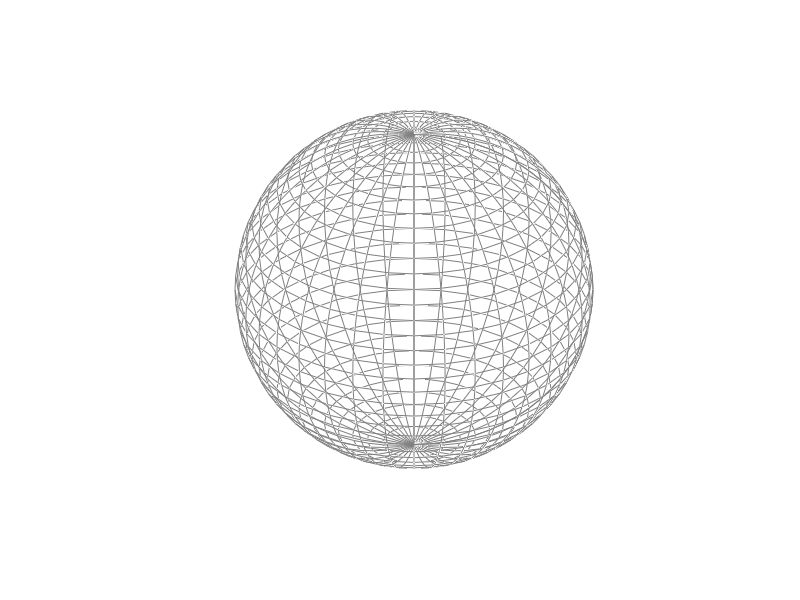

The MATLAB script that drew this image: (Note: this script raises an error after producing the figure.)
%% Textured 3D Earth example
%
% Ryan Gray
% 8 Sep 2004
% Revised 9 March 2006, 31 Jan 2006, 16 Oct 2013

%% Options
full_path = mfilename('fullpath');
[startpath,  filename, ext] = fileparts(full_path);


npanels = 36;%180;   % Number of globe panels around the equator deg/panel = 360/npanels
alpha   = 1; % globe transparency level, 1 = opaque, through 0 = invisible
GMST0 = []; % Don't set up rotatable globe (ECEF)
%GMST0 = 4.89496121282306; % Set up a rotatable globe at J2000.0

% Earth texture image
% Anything imread() will handle, but needs to be a 2:1 unprojected globe
% image.

%image_file = '1024px-Land_ocean_ice_2048.jpg';
%image_file = '2232_ban.jpg';
%image_file = 'srtmCoverage.png';
image_file = strcat(startpath,'\Images\earthmap10k.reduced.jpg');
% Mean spherical earth

erad    = 6371008.7714; % equatorial radius (meters)
prad    = 6371008.7714; % polar radius (meters)
erot    = 7.2921158553e-5; % earth rotation rate (radians/sec)

%% Create figure

globe_fig = figure('Color', 'k');

hold on;

% Turn off the normal axes

set(gca, 'NextPlot','add', 'Visible','off');

axis equal;
axis auto;

% Set initial view

view(0,30);

axis vis3d;

%% Create wireframe globe

% Create a 3D meshgrid of the sphere points using the ellipsoid function

[x, y, z] = ellipsoid(0, 0, 0, erad, erad, prad, npanels);

globe = surf(x, y, -z, 'FaceColor', 'none', 'EdgeColor', 0.5*[1 1 1]);

if ~isempty(GMST0)
    hgx = hgtransform;
    set(hgx,'Matrix', makehgtform('zrotate',GMST0));
    set(globe,'Parent',hgx);
end

%% Texturemap the globe

% Load Earth image for texture map

cdata = imread(image_file);

% Set image as color data (cdata) property, and set face color to indicate
% a texturemap, which Matlab expects to be in cdata. Turn off the mesh edges.

set(globe, 'FaceColor', 'texturemap', 'CData', cdata, 'FaceAlpha', alpha, 'EdgeColor', 'none');

%clear x y z